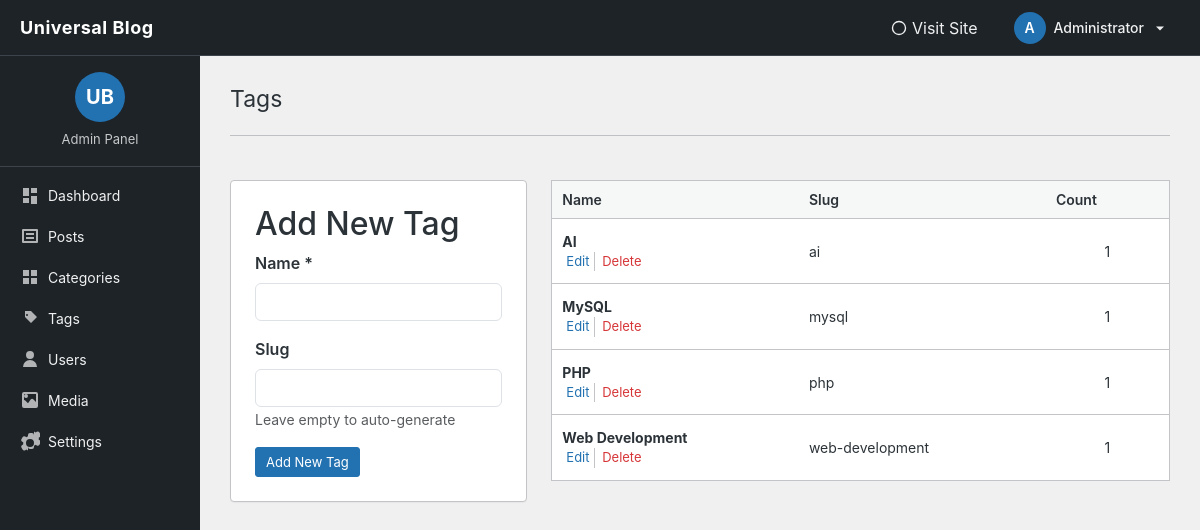
/blog/admin/tags/index.php (signed in), run on the app's committed database.
### tables this page shows
CREATE TABLE `tags` (
  `id` int(11) NOT NULL,
  `name` varchar(100) NOT NULL,
  `slug` varchar(100) NOT NULL
);

### blog/admin/tags/index.php (the view, shortened to what this page needs)
<?php
require_once '../../includes/db.php';
$stmt = $pdo->query("
    SELECT t.*, COUNT(pt.post_id) as post_count
    FROM tags t
    LEFT JOIN post_tags pt ON t.id = pt.tag_id
    GROUP BY t.id
    ORDER BY t.name ASC
");
$tags = $stmt->fetchAll();
$editTag = null;
?>
<!DOCTYPE html>
<html lang="en">
<head>
<link href="https://cdn.jsdelivr.net/npm/bootstrap@5.3.2/dist/css/bootstrap.min.css" rel="stylesheet">
</head>
<body>
<?php require '../partials/header.php'; ?>
<div class="container-fluid">
<div class="row">
<?php require '../partials/sidebar.php'; ?>
<main class="col-md-9 col-lg-10">
<div class="wrap">
    <h1 class="wp-heading-inline">Tags</h1>
    <hr class="wp-header-end">
    <div class="row mt-4">
        <div class="col-lg-4">
            <div class="wp-card p-4">
                <h2><?= $editTag ? 'Edit Tag' : 'Add New Tag' ?></h2>
                <form method="post">
                    <div class="mb-3">
                        <label for="name" class="form-label fw-semibold">Name *</label>
                        <input type="text" class="form-control" id="name" name="name"
                               value="<?= $editTag ? htmlspecialchars($editTag['name']) : '' ?>"
                               required autofocus>
                    </div>
                    <div class="mb-3">
                        <label for="slug" class="form-label fw-semibold">Slug</label>
                        <input type="text" class="form-control" id="slug" name="slug"
                               value="<?= $editTag ? htmlspecialchars($editTag['slug']) : '' ?>">
                        <small class="text-muted">Leave empty to auto-generate</small>
                    </div>
                    <button type="submit" class="button-primary">
                        <?= $editTag ? 'Update Tag' : 'Add New Tag' ?>
                    </button>
                </form>
            </div>
        </div>
        <div class="col-lg-8">
            <table class="wp-list-table">
                <thead>
                    <tr>
                        <th style="width: 40%">Name</th>
                        <th style="width: 40%">Slug</th>
                        <th style="width: 80px">Count</th>
                    </tr>
                </thead>
                <tbody>
                    <?php if ($tags): ?>
                        <?php foreach ($tags as $tag): ?>
                        <tr>
                            <td>
                                <strong><?= htmlspecialchars($tag['name']) ?></strong>
                                <div class="row-actions">
                                    <span><a href="?edit=<?= $tag['id'] ?>">Edit</a></span>
                                    <span class="delete">
                                        <a href="?delete=<?= $tag['id'] ?>"
                                           onclick="return confirm('Delete this tag?')">Delete</a>
                                    </span>
                                </div>
                            </td>
                            <td><?= htmlspecialchars($tag['slug']) ?></td>
                            <td class="text-center"><?= $tag['post_count'] ?></td>
                        </tr>
                        <?php endforeach; ?>
                    <?php else: ?>
                        <tr>
                            <td colspan="3" class="text-center text-muted">No tags found</td>
                        </tr>
                    <?php endif; ?>
                </tbody>
            </table>
        </div>
    </div>
</div>
</main>
</div>
</div>
</body>
</html>

### blog/admin/partials/admin-style.php (style rules this page uses)
:root { --wp-blue: #2271b1; --wp-blue-dark: #135e96; --wp-admin-bg: #f0f0f1; --wp-sidebar-bg: #1d2327; --wp-sidebar-hover: #2c3338; --wp-accent: #2271b1; --wp-border: #c3c4c7; }
body { background: var(--wp-admin-bg); font-family: -apple-system,BlinkMacSystemFont,"Segoe UI",Roboto,Oxygen-Sans,Ubuntu,Cantarell,"Helvetica Neue",sans-serif; color: #2c3338; padding-top: 56px; }
main { padding: 20px 30px !important; }
@media (min-width: 768px) { main.col-md-9, main.col-lg-10 { margin-left: 0; } }
.wp-heading-inline { font-size: 23px; font-weight: 400; margin: 0; padding: 9px 0 4px; line-height: 1.3; }
.page-card, .wp-card { background: #fff; border: 1px solid var(--wp-border); border-radius: 4px; box-shadow: 0 1px 1px rgba(0,0,0,.04); margin-top: 20px; }
.wp-list-table { background: #fff; border: 1px solid var(--wp-border); border-spacing: 0; width: 100%; margin: 20px 0; }
.wp-list-table thead th { background: #f6f7f7; border-bottom: 1px solid var(--wp-border); padding: 8px 10px; font-weight: 600; text-align: left; font-size: 14px; }
.wp-list-table tbody tr { border-bottom: 1px solid var(--wp-border); }
.wp-list-table tbody td { padding: 12px 10px; font-size: 14px; }
.button, .button-primary, .button-secondary { display: inline-block; text-decoration: none; font-size: 13px; line-height: 2.15384615; min-height: 30px; margin: 0; padding: 0 10px; cursor: pointer; border: 1px solid #2271b1; border-radius: 3px; background: #2271b1; color: #fff; transition: all 0.15s ease; }
.row-actions { font-size: 13px; }
.row-actions span { display: inline-block; padding: 0 4px; }
.row-actions span:not(:last-child) { border-right: 1px solid #c3c4c7; }
.row-actions a { color: #2271b1; text-decoration: none; }
.row-actions .delete a { color: #d63638; }

### data on the page
tags: name "AI", slug "ai", post_count "1"
tags: name "MySQL", slug "mysql", post_count "1"
tags: name "PHP", slug "php", post_count "1"
tags: name "Web Development", slug "web-development", post_count "1"

### other printed values
substr($admin_name, 0, 1) "A"
$admin_name "Administrator"
